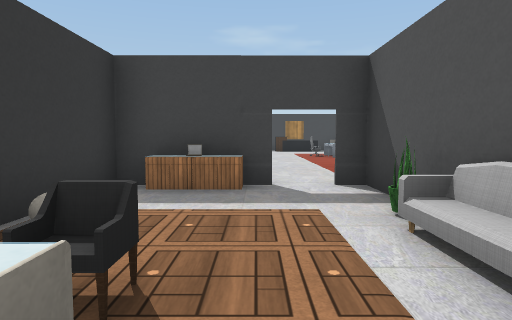
View 1 (above)

24 first-person views from a walk through a Unity game level. The camera is 1.5 m above the floor, tilts 4° down and sees 75° across. Doors are open. The floor is counted in squares, 2 m on a side. Each view is taken from the middle of a square. On the plan, view 1 faces up. The plan holds only what a view shows up to about 11 squares ahead; the rest is blank. The player character is not drawn. Some surface patterns are stand-ins.

View 2
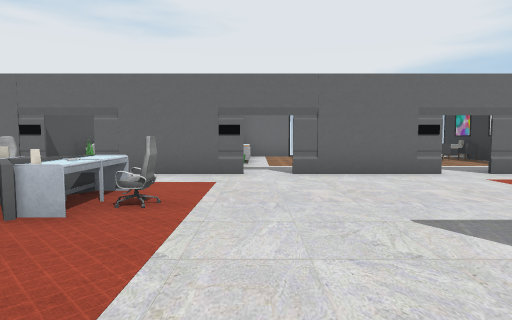

View 3
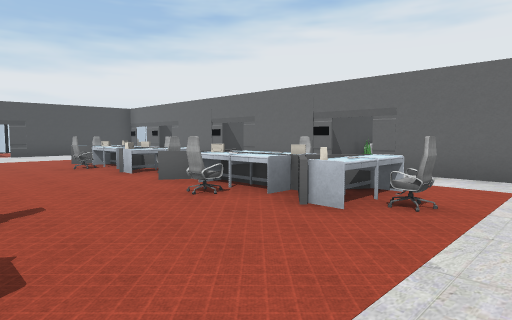

View 4
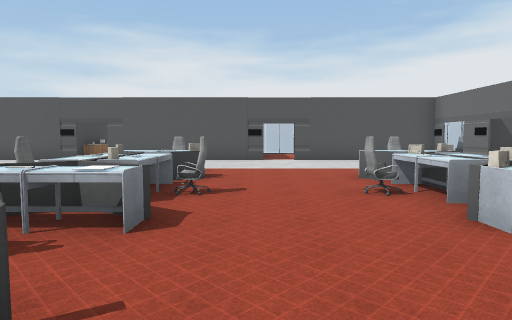

View 5
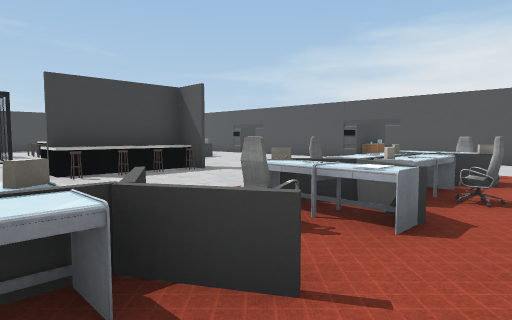

View 6
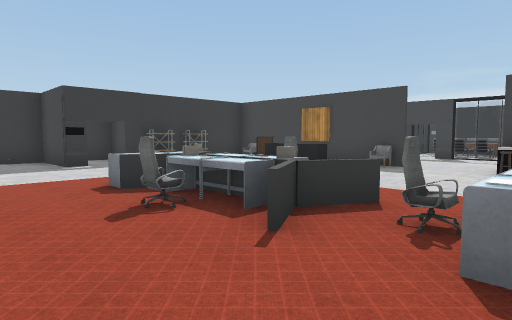

View 7
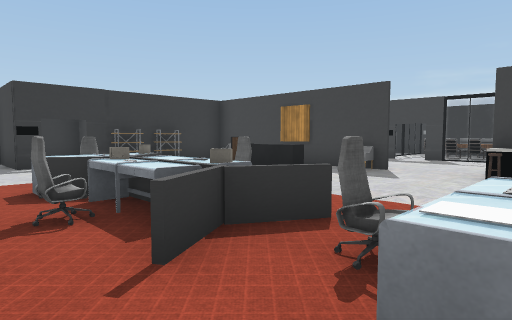

View 8
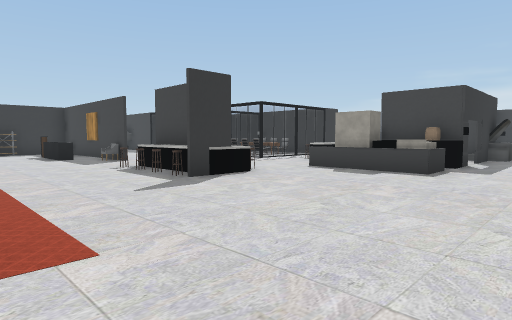

View 9
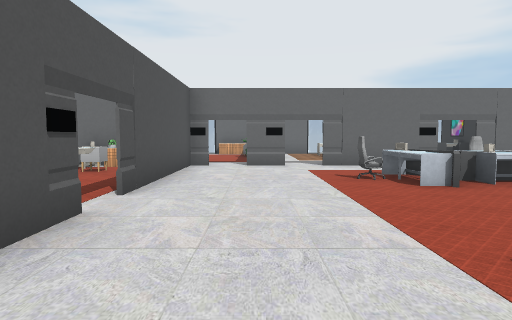

View 10
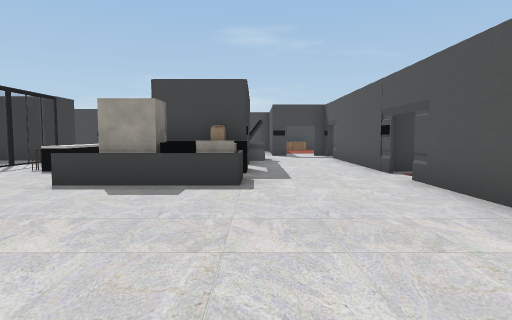

View 11
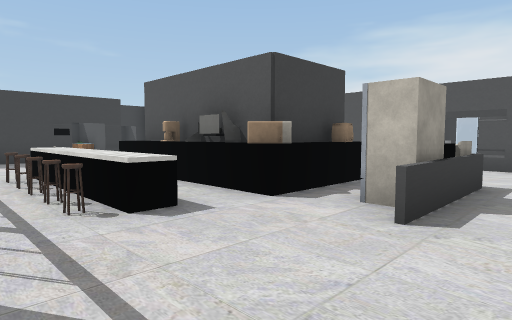

View 12
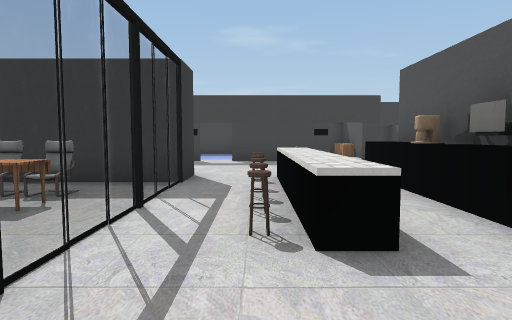

View 13
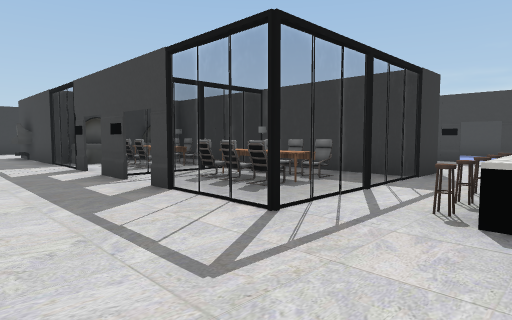

View 14
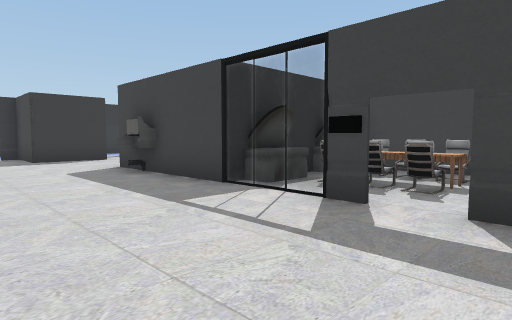

View 15
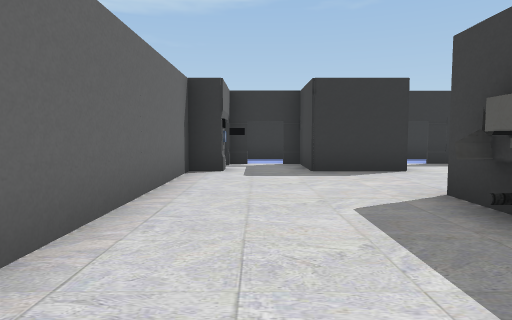

View 16
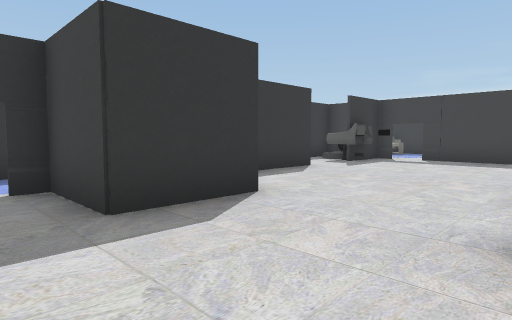

View 17
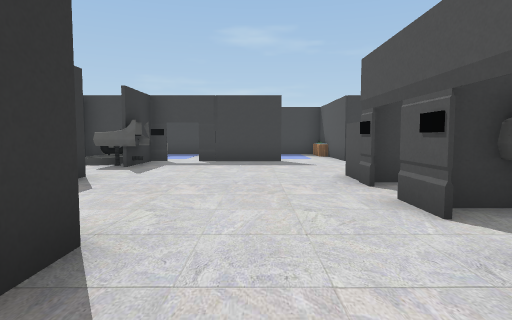

View 18
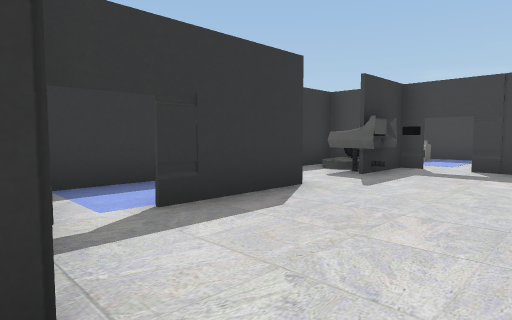

View 19
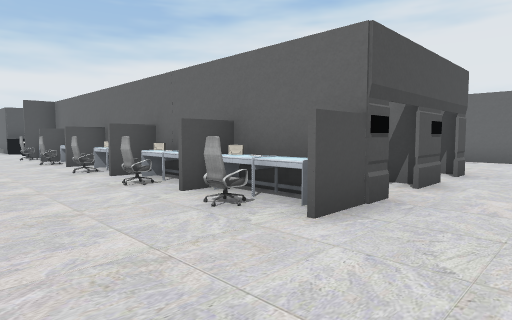

View 20
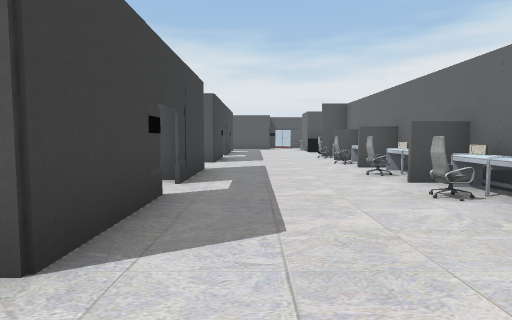

View 21
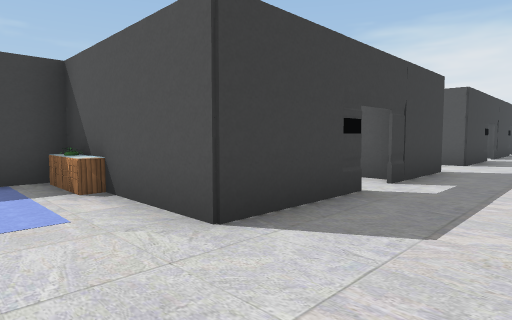

View 22
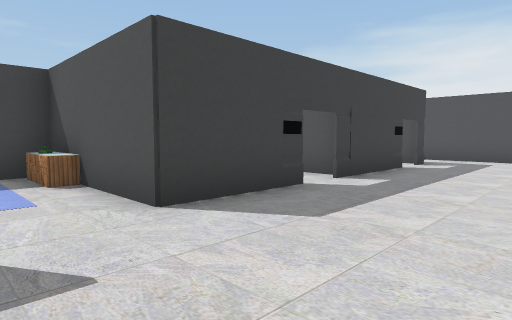

View 23
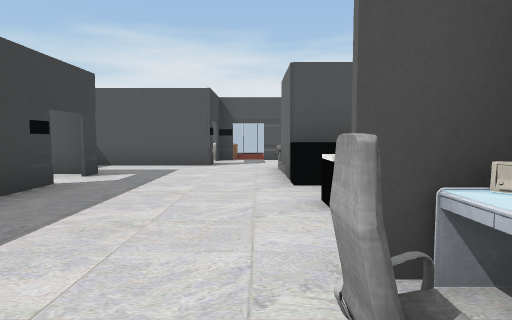

View 24
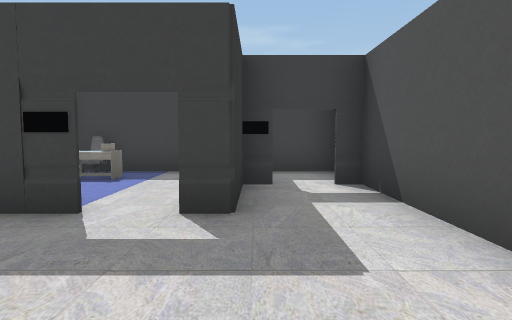

### Floor plan
Key: @ floor where view 1 was taken; # wall or solid block; . floor; D open door; = window, fence, low wall or low ledge; ^ raised ledge; R drawers; P plant; S sofa; C chair; E desk; A armchair; T toilet; F fridge; I sink; B carpet; O other object.
Columns run from 13 left of view 1 to 18 right of it. Each row starts with its distance up from view 1.
 36         ##      ##     # ###
 35  B      .#      .#   #C. #.#
 34  BB  BB OR   BBOR=   BB.. .#
 33         .#      .#     ..#D#
 32   T.. B..     B..     B..#.#
 31 ## #D##..###D##..###D###D..#
 30 #.I .......................#
 29  .II.......................DDO
 28   .......C.C..C.C..C.........D
 27   B.....=O#OOOO.OO#O.O ^##T..#
 26 # B.....D##  ###O###=O^O#  ..
 25 # B#....DII  OAA=OA.=O^II D..
 24 #..D....DII TOA.=AA.=O^^##D..
 23    #=...DII# ..D=D..=..OOO#..D
 22      ...#II#.=#D#D==.....OO..D
 21 #..##...................FO...#
 20  ..D.........................
 19    DD#........... ..  O......
 18       #  ##  #####..O^O......
 17             # EEE....OO......D
 16             O  ..............D
 15             O     ...........#
 14           ##D     C...C......
 13           ##D..CO=O#COOOOC...
 12           #  ...O.C#.=C.#....
 11           #..................D
 10             .................D
  9            .....OCO#.=CO=....#.
  8            ....CO=O#COOOOC... .
  7           ....... C   C ..... .O
  6          ........       ..... RO
  5          =D#R=D# =D# =D# DDDDO =
  4         ...#O..#   #     ..#.
  3         .. O..P#  O#     ..
  2        CO   ...S   O
  1        C    C..
  0              @

Where each view was taken, in squares from view 1:
view 1: 0 up, 0 right, facing up
view 2: 12 up, 1 right, facing down
view 3: 12 up, 1 right, facing down-right
view 4: 11 up, 5 right, facing right
view 5: 11 up, 5 right, facing up-right
view 6: 10 up, 8 right, facing up-left
view 7: 11 up, 8 right, facing up-left
view 8: 14 up, 15 right, facing up-left
view 9: 14 up, 14 right, facing down
view 10: 16 up, 13 right, facing up
view 11: 20 up, 7 right, facing up-right
view 12: 21 up, 8 right, facing up
view 13: 20 up, 9 right, facing up-left
view 14: 19 up, 3 right, facing up-left
view 15: 20 up, 1 left, facing left
view 16: 20 up, 5 left, facing up-left
view 17: 21 up, 7 left, facing up
view 18: 23 up, 7 left, facing up-left
view 19: 30 up, 7 left, facing down-right
view 20: 30 up, 6 left, facing right
view 21: 29 up, 6 left, facing up-right
view 22: 28 up, 2 right, facing up-right
view 23: 28 up, 5 right, facing right
view 24: 28 up, 12 right, facing up
